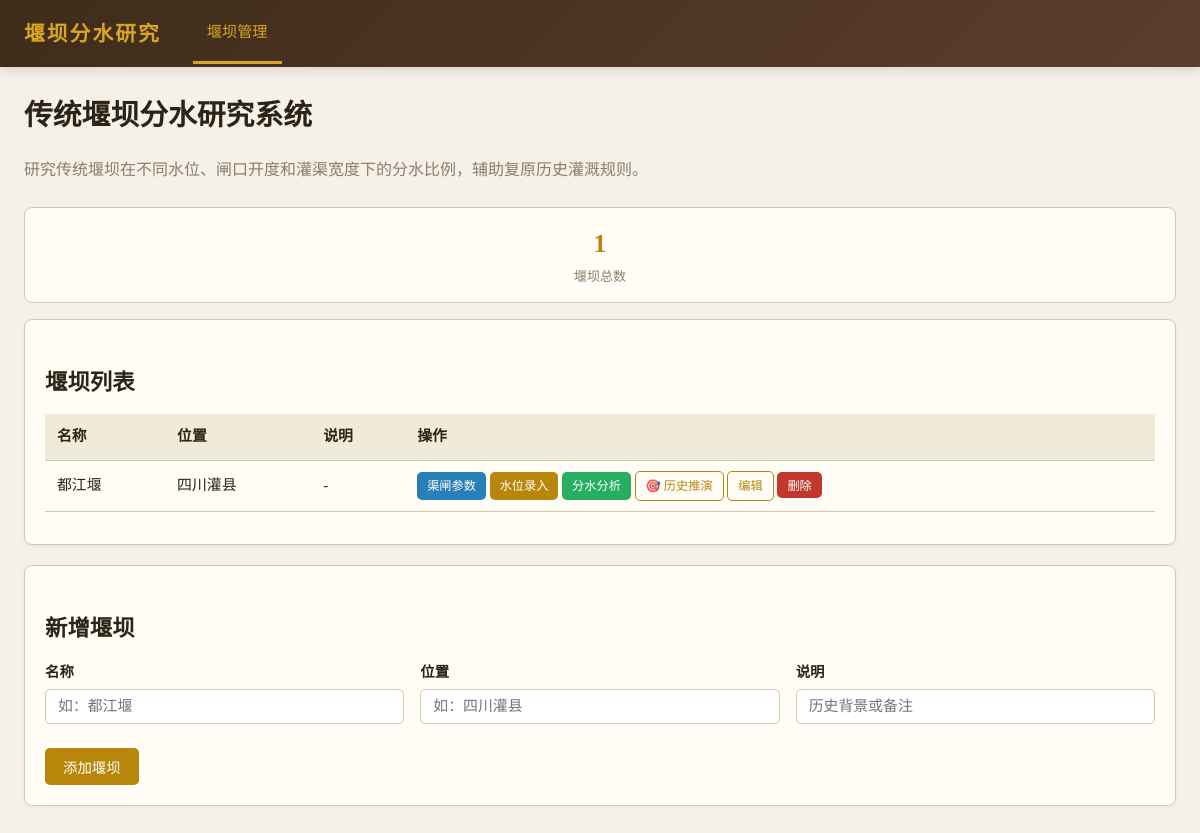
The page / on the database its author committed.
### tables this page shows
CREATE TABLE weirs (
            id INTEGER PRIMARY KEY AUTOINCREMENT,
            name TEXT NOT NULL,
            location TEXT DEFAULT '',
            description TEXT DEFAULT ''
        );

### app/routers/weirs.py (the view)
@router.get("/", response_class=HTMLResponse)
def index(request: Request):
    db = get_db()
    weirs = db.execute("SELECT * FROM weirs ORDER BY id").fetchall()
    db.close()
    return getattr(request.app.state, "templates", None).TemplateResponse(request, "index.html", {"weirs": weirs})

### app/templates/index.html (shortened to what this page needs)
{% extends "base.html" %}
{% block nav_weirs %}class="active"{% endblock %}
{% block content %}
<h1>传统堰坝分水研究系统</h1>
<p style="color: var(--muted); margin-bottom: 24px;">研究传统堰坝在不同水位、闸口开度和灌渠宽度下的分水比例，辅助复原历史灌溉规则。</p>
<div class="stat-row">
    <div class="stat-card">
        <div class="stat-value">{{ weirs|length }}</div>
        <div class="stat-label">堰坝总数</div>
    </div>
</div>
<div class="card">
    <h2>堰坝列表</h2>
    {% if weirs %}
    <table>
        <thead>
            <tr><th>名称</th><th>位置</th><th>说明</th><th>操作</th></tr>
        </thead>
        <tbody>
            {% for w in weirs %}
            <tr>
                <td>{{ w.name }}</td>
                <td>{{ w.location or '-' }}</td>
                <td>{{ w.description or '-' }}</td>
                <td>
                    <a href="/weirs/{{ w.id }}/canals" class="btn btn-sm btn-info">渠闸参数</a>
                    <a href="/weirs/{{ w.id }}/waterlevels" class="btn btn-sm btn-primary">水位录入</a>
                    <a href="/weirs/{{ w.id }}/schemes" class="btn btn-sm btn-success">分水分析</a>
                    <a href="/weirs/{{ w.id }}/scenarios" class="btn btn-sm btn-outline">🎯 历史推演</a>
                    <a href="/weirs/{{ w.id }}/edit" class="btn btn-sm btn-outline">编辑</a>
                    <form method="post" action="/weirs/{{ w.id }}/delete" style="display:inline" onsubmit="return confirm('确定删除该堰坝？所有关联数据将一并删除。')">
                        <button type="submit" class="btn btn-sm btn-danger">删除</button>
                    </form>
                </td>
            </tr>
            {% endfor %}
        </tbody>
    </table>
    {% else %}
    <div class="empty-state">
        <div class="icon">🏜️</div>
        <p>尚未创建堰坝，请先添加一座堰坝</p>
    </div>
    {% endif %}
</div>
<div class="card">
    <h2>新增堰坝</h2>
    <form method="post" action="/weirs">
        <div class="form-row">
            <div class="form-group">
                <label>名称</label>
                <input type="text" name="name" required placeholder="如：都江堰">
            </div>
            <div class="form-group">
                <label>位置</label>
                <input type="text" name="location" placeholder="如：四川灌县">
            </div>
            <div class="form-group">
                <label>说明</label>
                <input type="text" name="description" placeholder="历史背景或备注">
            </div>
        </div>
        <div style="margin-top:12px">
            <button type="submit" class="btn btn-primary">添加堰坝</button>
        </div>
    </form>
</div>
{% endblock %}

### app/templates/base.html (style rules this page uses)
:root { --bg: #f5f0e8; --fg: #2c2416; --muted: #8a7e6b; --accent: #b8860b; --accent-light: #daa520; --card: #fffdf5; --border: #d4c9b0; --danger: #c0392b; --success: #27ae60; --info: #2980b9; }
* { margin: 0; padding: 0; box-sizing: border-box; }
body { font-family: "Noto Serif SC", "Songti SC", Georgia, serif; background: var(--bg); color: var(--fg); line-height: 1.7; }
h1 { font-size: 1.8em; margin-bottom: 16px; color: var(--fg); }
h2 { font-size: 1.4em; margin: 24px 0 12px; color: var(--fg); }
.card { background: var(--card); border: 1px solid var(--border); border-radius: 8px; padding: 20px; margin-bottom: 20px; box-shadow: 0 1px 4px rgba(0,0,0,0.06); }
table { width: 100%; border-collapse: collapse; margin: 12px 0; }
th, td { padding: 10px 12px; text-align: left; border-bottom: 1px solid var(--border); font-size: 0.93em; }
th { background: #f0ead8; font-weight: 600; color: var(--fg); }
.btn { display: inline-block; padding: 8px 18px; border: none; border-radius: 5px; font-size: 0.9em; cursor: pointer; text-decoration: none; transition: all 0.2s; font-family: inherit; }
.btn-primary { background: var(--accent); color: #fff; }
.btn-danger { background: var(--danger); color: #fff; }
.btn-success { background: var(--success); color: #fff; }
.btn-info { background: var(--info); color: #fff; }
.btn-sm { padding: 4px 10px; font-size: 0.82em; }
.btn-outline { background: transparent; border: 1px solid var(--accent); color: var(--accent); }
form { display: inline; }
.form-group { margin-bottom: 12px; }
.form-group label { display: block; margin-bottom: 4px; font-weight: 600; font-size: 0.9em; color: var(--fg); }
.form-group input, .form-group select, .form-group textarea { width: 100%; max-width: 400px; padding: 8px 12px; border: 1px solid var(--border); border-radius: 5px; font-size: 0.93em; font-family: inherit; background: #fff; }
.form-row { display: flex; gap: 16px; flex-wrap: wrap; }
.form-row .form-group { flex: 1; min-width: 180px; }
.stat-row { display: flex; gap: 16px; flex-wrap: wrap; margin-bottom: 16px; }
.stat-card { flex: 1; min-width: 140px; background: var(--card); border: 1px solid var(--border); border-radius: 8px; padding: 14px; text-align: center; }
.stat-card .stat-value { font-size: 1.6em; font-weight: 700; color: var(--accent); }
.stat-card .stat-label { font-size: 0.82em; color: var(--muted); }

### rows shown on the page
weirs: name "都江堰", location "四川灌县", description "-"

### other values the page prints
{{ weirs|length }} "1"
